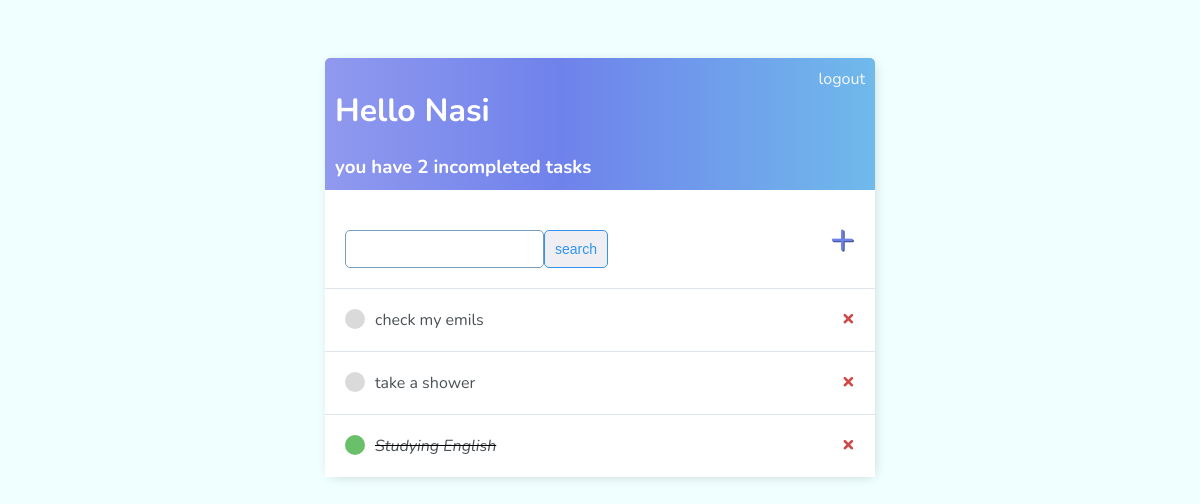
Page / (signed in) on the earlier database version.
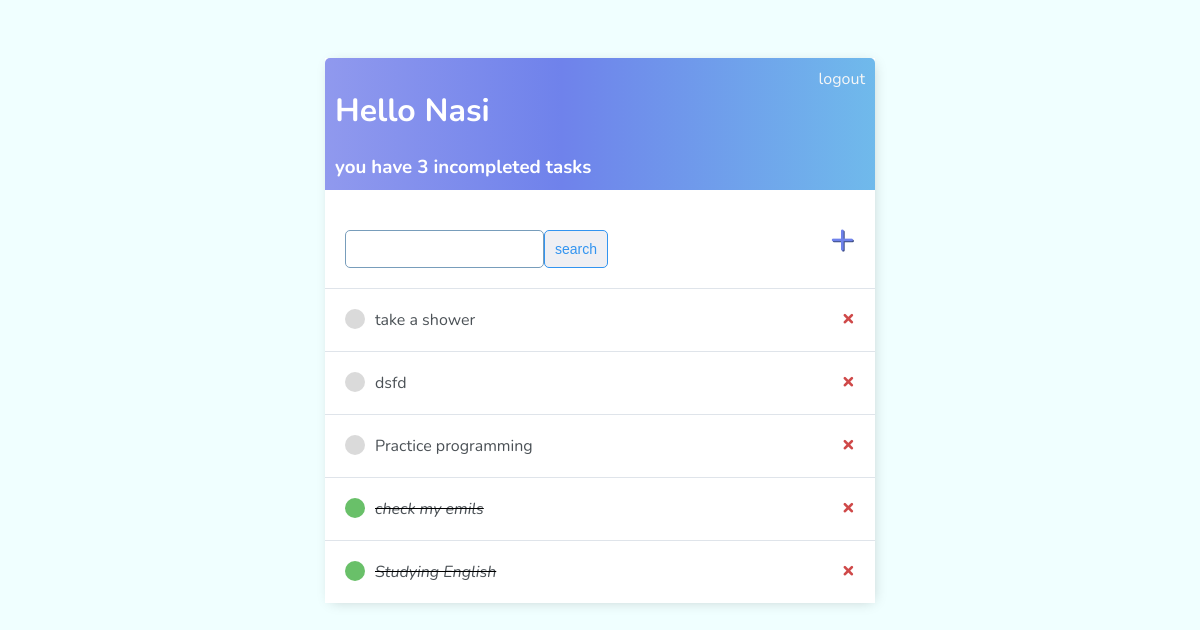
Same page on the later database version.
### base/models.py (models this page shows, shortened)
class Task(models.Model):
    user = models.ForeignKey(User, on_delete=models.CASCADE, null=True, blank=True)
    title = models.CharField(max_length=200)
    description = models.TextField(null=True, blank=True)
    complete = models.BooleanField(default=False)
    created = models.DateTimeField(auto_now_add=True)
    def __str__(self):
        return self.title
    class Meta:
        ordering = ['complete',]

### base/views.py (the view)
# urls.py: path('', views.TaskListView.as_view(), name='tasks'),
class TaskListView(LoginRequiredMixin, generic.ListView):
    model = Task
    template_name = 'base/task_list.html'
    context_object_name = 'tasks'
    def get_context_data(self, **kwargs):
        context = super().get_context_data(**kwargs)
        context['tasks'] = context['tasks'].filter(user=self.request.user)
        context['count'] = context['tasks'].filter(complete=False).count()
        search_input = self.request.GET.get('search-area') or ''
        if search_input:
            context['tasks'] = context['tasks'].filter(title__startswith=search_input)
        context['search_input'] = search_input
        return context

### base/templates/base/task_list.html
{% extends 'main.html' %}
{% block content %}
<div class="header-bar">
    <div>
        <h1>Hello {{request.user|title}}</h1>
        {% if count is not 0 %}
            <h3 style="margin: 0;"> you have {{count}} incompleted task{{count|pluralize:"s"}}</h3>
        {% else %}
            <h3 style="margin: 0;"> hooray! You have completed all of your tasks.</h3>
        {% endif %}
    </div>
    {% if request.user.is_authenticated %}
        <a href="{% url 'logout' %}">logout</a>
    {% else %}
        <a href="{% url 'login' %}">login</a>
    {% endif %}
</div>
<div id="search-add-wrapper">
    <form method="GET" style="display: flex; margin-top: 20px">
        <input type="text" name="search-area" value="{{search_input}}">
        <input class="button" type="submit" value="search">
    </form>
    <a id="add-link" href="{% url 'task_create' %}">&#x2b;</a>
</div>
<div id="tasklist" class="task-items-wrapper">
    {% for task in tasks %}
    <div class="task-wrapper" data-position="{{task.pk}}">
        <div class="task-title">
            {% if task.complete %}
            <div class="task-complete-icon"></div>
            <i><s><a href="{% url 'task_update' task.id %}">{{task}}</a></s></i> {% else %}
            <div class="task-incomplete-icon"></div>
            <a href="{% url 'task_update' task.id %}">{{task}}</a> {% endif %}
        </div>
        <div class="task-controls">
            <a class="delete-link" href="{% url 'task_delete' task.id %}">&#215;</a>
        </div>
    </div>
    {% empty %}
    <div style="text-align: center; padding-bottom: 10px; line-height: 1em;">
        <h3>No new tasks are created.</h3>
        <h3>Create a <a style="text-decoration: none; color: #e53935;" href="{% url 'task_create' %}">New task</a> ! </h3>
    </div>
    {% endfor %}
</div>
{% endblock %}

Differences in the rows shown:
shown differently, row unchanged: Task "take a shower": moves up the list
added Task: title "dsfd"
added Task: title "Practice programming"
changed Task "check my emils": complete False → True (drawn)
Other differences:
{{ count }}: "2" → "3"
